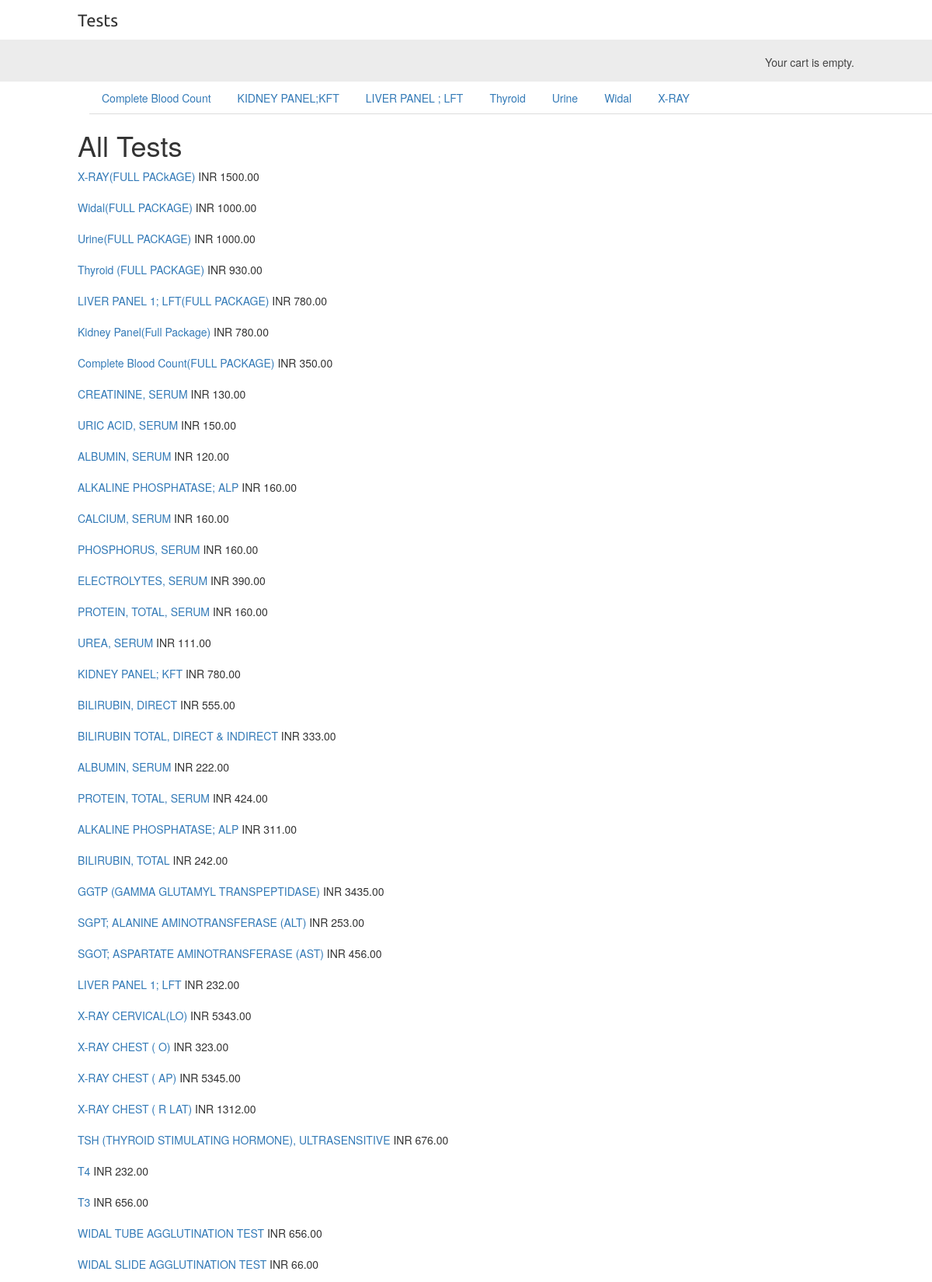
The page /test-app/ (signed in, upper part) on the database its author committed.
### testapp/models.py (models this page shows, shortened)
class Package(models.Model):
    name = models.CharField(max_length=200, db_index=True)
    slug = models.SlugField(max_length=200, db_index=True, unique=True)
    class Meta:
        ordering = ('name',)
        verbose_name = 'package'
        verbose_name_plural = 'packages'
    def get_absolute_url(self):
        return reverse('testapp:test_list_by_package', args=[self.slug])

class Test(models.Model):
    package = models.ForeignKey(Package, related_name='tests')
    name = models.CharField(max_length=200, db_index=True)
    slug = models.SlugField(max_length=200, db_index=True)
    description = models.TextField(blank=True)
    price = models.DecimalField(max_digits=10, decimal_places=2)
    created = models.DateTimeField(auto_now_add=True)
    updated = models.DateTimeField(auto_now=True)
    class Meta:
        ordering = ('-created',)
        index_together = (('id', 'slug'),)
    def get_absolute_url(self):
        return reverse('testapp:test_detail', args=[self.id, self.slug])

### testapp/views.py (the view)
# urls.py: url(r'^(?P<package_slug>[-\w]+)/$', views.test_list, name='test_list_by_package'),
@login_required
def test_list(request, package_slug=None):
    package = None
    packages = Package.objects.all()
    tests = Test.objects.filter()
    if package_slug:
        package = get_object_or_404(Package, slug=package_slug)
        tests = tests.filter(package=package)
    return render(request, 'testapp/test/list.html', {'package': package,
                                                      'packages': packages,
                                                      'tests': tests})

### cart/cart.py (called while the page is built)
    def __len__(self):
        return sum(item['quantity'] for item in self.cart.values())

### cart/context_processors.py (called while the page is built)
def cart(request):
    return {'cart': Cart(request) }

### hosp/testapp/templates/testapp/test/list.html (shortened to what this page needs)
{% extends "testapp/base.html" %}
{% load static %}
{% block content %}
    <div class="container">
      <ul class="nav nav-tabs">
        {% for p in packages %}
            <li {% if package.slug == p.slug %}class="selected"{% endif %}>
                <a href="{{ p.get_absolute_url }}">{{ p.name }}</a>
            </li>
        {% endfor %}
      </ul>
    </div>
    <div id="main" class="test-list">
        <h1>{% if package %}{{ package.name }}</h1>
        <p>This package contains all the below tests.Click on "Add to cart" to add the whole package directly to cart.<br><br>
        <b>Note:Click on each Test to know about it in detail and to add it in cart separately</b></p>
        {% for test in tests %}
            <div class="item">
                <a href="{{ test.get_absolute_url }}">{{ test.name }}</a> INR {{ test.price }}<br>
            <br></div>
        {% endfor %}
        <form action="{% url "cart:cart_add" package.id %}" method="post">
          {{ cart_test_form }}
          {% csrf_token %}
          <input type="submit" value="Add to cart">
        </form>
    <h2>{% else %}All Tests</h2>
    {% for test in tests %}
        <div class="item">
            <a href="{{ test.get_absolute_url }}">{{ test.name }}</a> INR {{ test.price }}<br>
        <br></div>
    {% endfor %}
    {% endif %}
  </div>
{% endblock %}

### hosp/testapp/static/css/base.css (style rules this page uses)
body { margin:0; padding:0; font-family:helvetica, sans-serif; }
h1, h2, h3, h4, h5 , h6 { font-family: 'Ubuntu', sans-serif; font-weight:normal; }
a { text-decoration:none; color:#5993bb; }
#main { float:left; width: 96%; margin-right:-220px; overflow:hidden; }

### rows shown on the page
Package: name "Complete Blood Count"
Package: name "KIDNEY PANEL;KFT"
Package: name "LIVER PANEL ; LFT"
Package: name "Thyroid"
Package: name "Urine"
Package: name "Widal"
Package: name "X-RAY"
Test: name "X-RAY(FULL PACkAGE)", price "1500.00"
Test: name "Widal(FULL PACKAGE)", price "1000.00"
Test: name "Urine(FULL PACKAGE)", price "1000.00"
Test: name "Thyroid (FULL PACKAGE)", price "930.00"
Test: name "LIVER PANEL 1; LFT(FULL PACKAGE)", price "780.00"
Test: name "Kidney Panel(Full Package)", price "780.00"
Test: name "Complete Blood Count(FULL PACKAGE)", price "350.00"
Test: name "CREATININE, SERUM", price "130.00"
Test: name "URIC ACID, SERUM", price "150.00"
Test: name "ALBUMIN, SERUM", price "120.00"
Test: name "ALKALINE PHOSPHATASE; ALP", price "160.00"
Test: name "CALCIUM, SERUM", price "160.00"
Test: name "PHOSPHORUS, SERUM", price "160.00"
Test: name "ELECTROLYTES, SERUM", price "390.00"
Test: name "PROTEIN, TOTAL, SERUM", price "160.00"
Test: name "UREA, SERUM", price "111.00"
Test: name "KIDNEY PANEL; KFT", price "780.00"
Test: name "BILIRUBIN, DIRECT", price "555.00"
Test: name "BILIRUBIN TOTAL, DIRECT & INDIRECT", price "333.00"
Test: name "ALBUMIN, SERUM", price "222.00"
Test: name "PROTEIN, TOTAL, SERUM", price "424.00"
Test: name "ALKALINE PHOSPHATASE; ALP", price "311.00"
Test: name "BILIRUBIN, TOTAL", price "242.00"
Test: name "GGTP (GAMMA GLUTAMYL TRANSPEPTIDASE)", price "3435.00"
Test: name "SGPT; ALANINE AMINOTRANSFERASE (ALT)", price "253.00"
Test: name "SGOT; ASPARTATE AMINOTRANSFERASE (AST)", price "456.00"
Test: name "LIVER PANEL 1; LFT", price "232.00"
Test: name "X-RAY CERVICAL(LO)", price "5343.00"
Test: name "X-RAY CHEST ( O)", price "323.00"
Test: name "X-RAY CHEST ( AP)", price "5345.00"
Test: name "X-RAY CHEST ( R LAT)", price "1312.00"
Test: name "TSH (THYROID STIMULATING HORMONE), ULTRASENSITIVE", price "676.00"
Test: name "T4", price "232.00"
Test: name "T3", price "656.00"
Test: name "WIDAL TUBE AGGLUTINATION TEST", price "656.00"
Test: name "WIDAL SLIDE AGGLUTINATION TEST", price "66.00"
